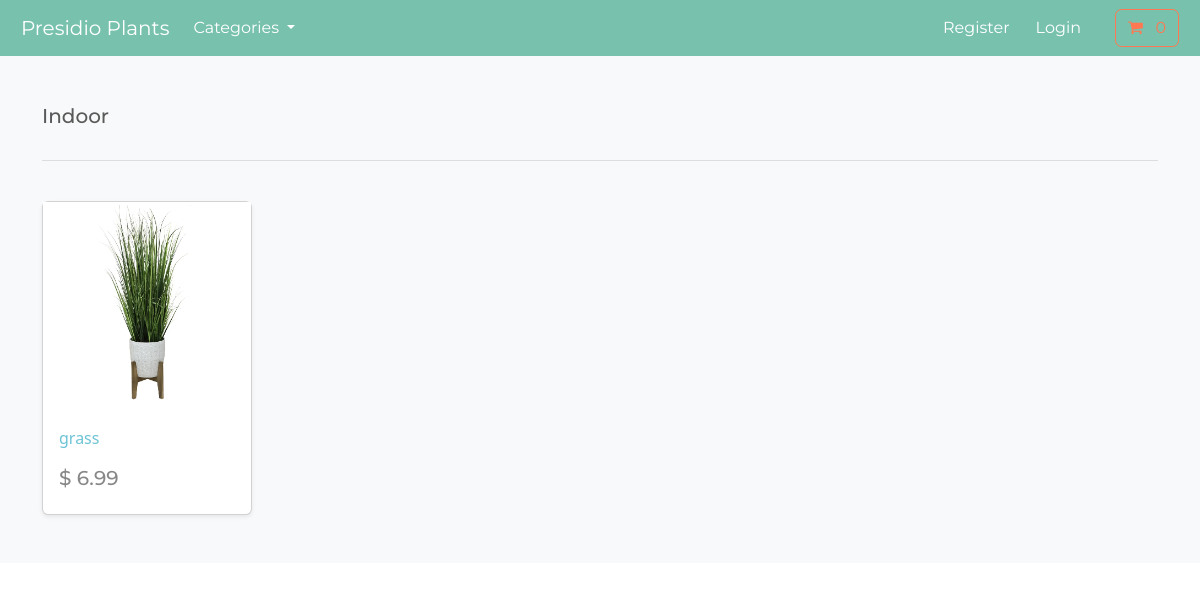
Screenshot of /search/indoor with the database file from the repository.
### store/models.py (models this page shows, shortened)
class Category(models.Model):
    name = models.CharField(max_length=250, db_index=True)
    slug = models.SlugField(max_length=250, unique=True)
    class Meta:
        verbose_name_plural = 'categories'
    def get_absolute_url(self):
        return reverse('list-category', args=[self.slug])

class Product(models.Model):
    category = models.ForeignKey(Category, related_name='product', on_delete=models.CASCADE, null=True)
    title = models.CharField(max_length=250)
    brand = models.CharField(max_length=250, default='none')
    description = models.TextField(blank=True)
    slug = models.SlugField(max_length=255)
    price = models.DecimalField(max_digits=4, decimal_places=2)
    image = models.ImageField(upload_to='images/')
    class Meta:
        verbose_name_plural = 'products'
    def get_absolute_url(self):
        return reverse('product-info', args=[self.slug])

### store/views.py (the view)
# urls.py: path('search/<slug:category_slug>', views.list_category, name='list-category'),
def list_category(request, category_slug = None):
    category = get_object_or_404(Category, slug=category_slug)
    products = Product.objects.filter(category=category)
    return render(request, 'store/list-category.html', {'category': category, 'products': products})

### cart/context_processors.py (called while the page is built)
def cart(request):
    return {'cart': Cart(request)}

### store/views.py (called while the page is built)
def categories(request):
    all_categories = Category.objects.all()
    return {'all_categories': all_categories}

### store/templates/store/list-category.html
{% extends "./base.html" %}
{% load static %}
{% block content %}
<main>
  <div class="album py-5 bg-light">
    <div class="container">
      <div class="pb-3 h5"> {{category.name | capfirst}} </div>
      <hr>
      <br>
      <div class="row row-cols-1 row-cols-sm-2 row-cols-md-5 g-3">
        {% for product in products %}
        <div class="col">
          <div class="card shadow-sm">
          <img class="img-fluid" alt="Responsive image" src={{product.image.url }}>
            <div class="card-body">
              <p class="card-text">
                <a class="text-info text-decoration-none" href={{product.get_absolute_url}}>{{product.title}}</a>
              </p>
              <div class="d-flex justify-content-between align-items-center">
                <h5> $ {{product.price}} </h5>
              </div>
            </div>
          </div>
        </div>
        {% endfor %}
      </div>
    </div>
  </div>
</main>
{% endblock %}

### rows the page displays
Category: name "Indoor"
Product: image (picture), title "grass", price "6.99"
